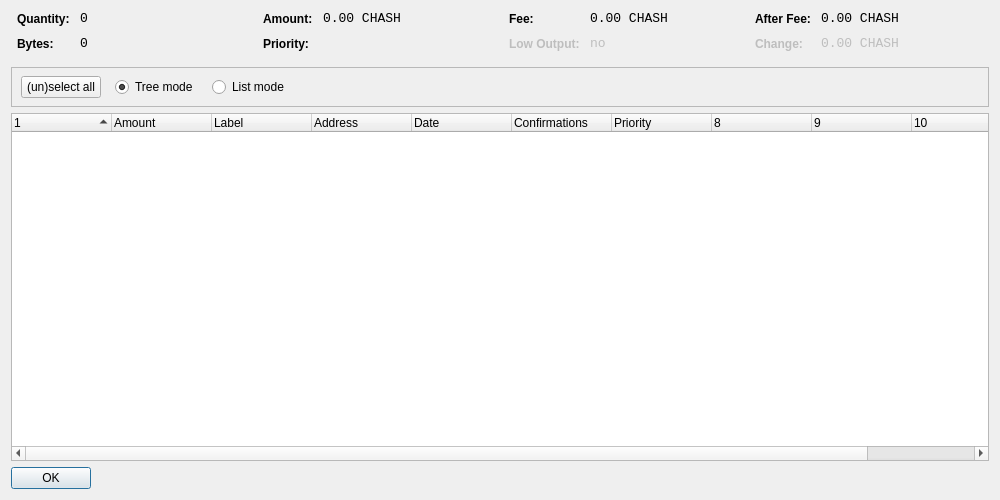
<?xml version="1.0" encoding="UTF-8"?>
<ui version="4.0">
 <class>CoinControlDialog</class>
 <widget class="QDialog" name="CoinControlDialog">
  <property name="geometry">
   <rect>
    <x>0</x>
    <y>0</y>
    <width>1000</width>
    <height>500</height>
   </rect>
  </property>
  <property name="windowTitle">
   <string>Coin Control</string>
  </property>
  <layout class="QVBoxLayout" name="verticalLayout">
   <item>
    <layout class="QHBoxLayout" name="horizontalLayoutTop" stretch="0,0,0,0">
     <property name="topMargin">
      <number>0</number>
     </property>
     <property name="bottomMargin">
      <number>10</number>
     </property>
     <item>
      <layout class="QFormLayout" name="formLayoutCoinControl1">
       <property name="horizontalSpacing">
        <number>10</number>
       </property>
       <property name="verticalSpacing">
        <number>10</number>
       </property>
       <property name="leftMargin">
        <number>6</number>
       </property>
       <property name="rightMargin">
        <number>6</number>
       </property>
       <item row="0" column="0">
        <widget class="QLabel" name="labelCoinControlQuantityText">
         <property name="styleSheet">
          <string notr="true">font-weight:bold;</string>
         </property>
         <property name="text">
          <string>Quantity:</string>
         </property>
        </widget>
       </item>
       <item row="0" column="1">
        <widget class="QLabel" name="labelCoinControlQuantity">
         <property name="font">
          <font>
           <family>Monospace</family>
           <pointsize>10</pointsize>
          </font>
         </property>
         <property name="cursor">
          <cursorShape>IBeamCursor</cursorShape>
         </property>
         <property name="contextMenuPolicy">
          <enum>Qt::ActionsContextMenu</enum>
         </property>
         <property name="text">
          <string notr="true">0</string>
         </property>
         <property name="textInteractionFlags">
          <set>Qt::LinksAccessibleByMouse|Qt::TextSelectableByKeyboard|Qt::TextSelectableByMouse</set>
         </property>
        </widget>
       </item>
       <item row="1" column="0">
        <widget class="QLabel" name="labelCoinControlBytesText">
         <property name="styleSheet">
          <string notr="true">font-weight:bold;</string>
         </property>
         <property name="text">
          <string>Bytes:</string>
         </property>
        </widget>
       </item>
       <item row="1" column="1">
        <widget class="QLabel" name="labelCoinControlBytes">
         <property name="font">
          <font>
           <family>Monospace</family>
           <pointsize>10</pointsize>
          </font>
         </property>
         <property name="cursor">
          <cursorShape>IBeamCursor</cursorShape>
         </property>
         <property name="contextMenuPolicy">
          <enum>Qt::ActionsContextMenu</enum>
         </property>
         <property name="text">
          <string notr="true">0</string>
         </property>
         <property name="textInteractionFlags">
          <set>Qt::LinksAccessibleByMouse|Qt::TextSelectableByKeyboard|Qt::TextSelectableByMouse</set>
         </property>
        </widget>
       </item>
      </layout>
     </item>
     <item>
      <layout class="QFormLayout" name="formLayoutCoinControl2">
       <property name="horizontalSpacing">
        <number>10</number>
       </property>
       <property name="verticalSpacing">
        <number>10</number>
       </property>
       <property name="leftMargin">
        <number>6</number>
       </property>
       <property name="rightMargin">
        <number>6</number>
       </property>
       <item row="0" column="0">
        <widget class="QLabel" name="labelCoinControlAmountText">
         <property name="styleSheet">
          <string notr="true">font-weight:bold;</string>
         </property>
         <property name="text">
          <string>Amount:</string>
         </property>
        </widget>
       </item>
       <item row="0" column="1">
        <widget class="QLabel" name="labelCoinControlAmount">
         <property name="font">
          <font>
           <family>Monospace</family>
           <pointsize>10</pointsize>
          </font>
         </property>
         <property name="cursor">
          <cursorShape>IBeamCursor</cursorShape>
         </property>
         <property name="contextMenuPolicy">
          <enum>Qt::ActionsContextMenu</enum>
         </property>
         <property name="text">
          <string notr="true">0.00 CHASH</string>
         </property>
         <property name="textInteractionFlags">
          <set>Qt::LinksAccessibleByMouse|Qt::TextSelectableByKeyboard|Qt::TextSelectableByMouse</set>
         </property>
        </widget>
       </item>
       <item row="1" column="0">
        <widget class="QLabel" name="labelCoinControlPriorityText">
         <property name="styleSheet">
          <string notr="true">font-weight:bold;</string>
         </property>
         <property name="text">
          <string>Priority:</string>
         </property>
        </widget>
       </item>
       <item row="1" column="1">
        <widget class="QLabel" name="labelCoinControlPriority">
         <property name="font">
          <font>
           <family>Monospace</family>
           <pointsize>10</pointsize>
          </font>
         </property>
         <property name="cursor">
          <cursorShape>IBeamCursor</cursorShape>
         </property>
         <property name="contextMenuPolicy">
          <enum>Qt::ActionsContextMenu</enum>
         </property>
         <property name="text">
          <string/>
         </property>
         <property name="textInteractionFlags">
          <set>Qt::LinksAccessibleByMouse|Qt::TextSelectableByKeyboard|Qt::TextSelectableByMouse</set>
         </property>
        </widget>
       </item>
      </layout>
     </item>
     <item>
      <layout class="QFormLayout" name="formLayoutCoinControl3">
       <property name="horizontalSpacing">
        <number>10</number>
       </property>
       <property name="verticalSpacing">
        <number>10</number>
       </property>
       <property name="leftMargin">
        <number>6</number>
       </property>
       <property name="rightMargin">
        <number>6</number>
       </property>
       <item row="0" column="0">
        <widget class="QLabel" name="labelCoinControlFeeText">
         <property name="styleSheet">
          <string notr="true">font-weight:bold;</string>
         </property>
         <property name="text">
          <string>Fee:</string>
         </property>
        </widget>
       </item>
       <item row="0" column="1">
        <widget class="QLabel" name="labelCoinControlFee">
         <property name="font">
          <font>
           <family>Monospace</family>
           <pointsize>10</pointsize>
          </font>
         </property>
         <property name="cursor">
          <cursorShape>IBeamCursor</cursorShape>
         </property>
         <property name="contextMenuPolicy">
          <enum>Qt::ActionsContextMenu</enum>
         </property>
         <property name="text">
          <string notr="true">0.00 CHASH</string>
         </property>
         <property name="textInteractionFlags">
          <set>Qt::LinksAccessibleByMouse|Qt::TextSelectableByKeyboard|Qt::TextSelectableByMouse</set>
         </property>
        </widget>
       </item>
       <item row="1" column="0">
        <widget class="QLabel" name="labelCoinControlLowOutputText">
         <property name="enabled">
          <bool>false</bool>
         </property>
         <property name="styleSheet">
          <string notr="true">font-weight:bold;</string>
         </property>
         <property name="text">
          <string>Low Output:</string>
         </property>
        </widget>
       </item>
       <item row="1" column="1">
        <widget class="QLabel" name="labelCoinControlLowOutput">
         <property name="enabled">
          <bool>false</bool>
         </property>
         <property name="font">
          <font>
           <family>Monospace</family>
           <pointsize>10</pointsize>
          </font>
         </property>
         <property name="cursor">
          <cursorShape>IBeamCursor</cursorShape>
         </property>
         <property name="contextMenuPolicy">
          <enum>Qt::ActionsContextMenu</enum>
         </property>
         <property name="text">
          <string notr="true">no</string>
         </property>
         <property name="textInteractionFlags">
          <set>Qt::LinksAccessibleByMouse|Qt::TextSelectableByKeyboard|Qt::TextSelectableByMouse</set>
         </property>
        </widget>
       </item>
      </layout>
     </item>
     <item>
      <layout class="QFormLayout" name="formLayoutCoinControl4">
       <property name="horizontalSpacing">
        <number>10</number>
       </property>
       <property name="verticalSpacing">
        <number>10</number>
       </property>
       <property name="leftMargin">
        <number>6</number>
       </property>
       <property name="rightMargin">
        <number>6</number>
       </property>
       <item row="0" column="0">
        <widget class="QLabel" name="labelCoinControlAfterFeeText">
         <property name="styleSheet">
          <string notr="true">font-weight:bold;</string>
         </property>
         <property name="text">
          <string>After Fee:</string>
         </property>
        </widget>
       </item>
       <item row="0" column="1">
        <widget class="QLabel" name="labelCoinControlAfterFee">
         <property name="font">
          <font>
           <family>Monospace</family>
           <pointsize>10</pointsize>
          </font>
         </property>
         <property name="cursor">
          <cursorShape>IBeamCursor</cursorShape>
         </property>
         <property name="contextMenuPolicy">
          <enum>Qt::ActionsContextMenu</enum>
         </property>
         <property name="text">
          <string notr="true">0.00 CHASH</string>
         </property>
         <property name="textInteractionFlags">
          <set>Qt::LinksAccessibleByMouse|Qt::TextSelectableByKeyboard|Qt::TextSelectableByMouse</set>
         </property>
        </widget>
       </item>
       <item row="1" column="0">
        <widget class="QLabel" name="labelCoinControlChangeText">
         <property name="enabled">
          <bool>false</bool>
         </property>
         <property name="styleSheet">
          <string notr="true">font-weight:bold;</string>
         </property>
         <property name="text">
          <string>Change:</string>
         </property>
        </widget>
       </item>
       <item row="1" column="1">
        <widget class="QLabel" name="labelCoinControlChange">
         <property name="enabled">
          <bool>false</bool>
         </property>
         <property name="font">
          <font>
           <family>Monospace</family>
           <pointsize>10</pointsize>
          </font>
         </property>
         <property name="cursor">
          <cursorShape>IBeamCursor</cursorShape>
         </property>
         <property name="contextMenuPolicy">
          <enum>Qt::ActionsContextMenu</enum>
         </property>
         <property name="text">
          <string notr="true">0.00 CHASH</string>
         </property>
         <property name="textInteractionFlags">
          <set>Qt::LinksAccessibleByMouse|Qt::TextSelectableByKeyboard|Qt::TextSelectableByMouse</set>
         </property>
        </widget>
       </item>
      </layout>
     </item>
    </layout>
   </item>
   <item>
    <widget class="QFrame" name="frame">
     <property name="minimumSize">
      <size>
       <width>0</width>
       <height>40</height>
      </size>
     </property>
     <property name="frameShape">
      <enum>QFrame::StyledPanel</enum>
     </property>
     <property name="frameShadow">
      <enum>QFrame::Sunken</enum>
     </property>
     <widget class="QWidget" name="horizontalLayoutWidget">
      <property name="geometry">
       <rect>
        <x>10</x>
        <y>0</y>
        <width>781</width>
        <height>41</height>
       </rect>
      </property>
      <layout class="QHBoxLayout" name="horizontalLayoutPanel" stretch="0,0,0,0,0">
       <property name="spacing">
        <number>14</number>
       </property>
       <item>
        <widget class="QPushButton" name="pushButtonSelectAll">
         <property name="sizePolicy">
          <sizepolicy hsizetype="Maximum" vsizetype="Fixed">
           <horstretch>0</horstretch>
           <verstretch>0</verstretch>
          </sizepolicy>
         </property>
         <property name="text">
          <string>(un)select all</string>
         </property>
        </widget>
       </item>
       <item>
        <widget class="QRadioButton" name="radioTreeMode">
         <property name="sizePolicy">
          <sizepolicy hsizetype="Maximum" vsizetype="Fixed">
           <horstretch>0</horstretch>
           <verstretch>0</verstretch>
          </sizepolicy>
         </property>
         <property name="text">
          <string>Tree mode</string>
         </property>
         <property name="checked">
          <bool>true</bool>
         </property>
        </widget>
       </item>
       <item>
        <widget class="QRadioButton" name="radioListMode">
         <property name="sizePolicy">
          <sizepolicy hsizetype="Maximum" vsizetype="Fixed">
           <horstretch>0</horstretch>
           <verstretch>0</verstretch>
          </sizepolicy>
         </property>
         <property name="text">
          <string>List mode</string>
         </property>
        </widget>
       </item>
       <item>
        <spacer name="horizontalSpacer">
         <property name="orientation">
          <enum>Qt::Horizontal</enum>
         </property>
         <property name="sizeHint" stdset="0">
          <size>
           <width>40</width>
           <height>20</height>
          </size>
         </property>
        </spacer>
       </item>
      </layout>
     </widget>
    </widget>
   </item>
   <item>
    <widget class="CoinControlTreeWidget" name="treeWidget">
     <property name="contextMenuPolicy">
      <enum>Qt::CustomContextMenu</enum>
     </property>
     <property name="sortingEnabled">
      <bool>false</bool>
     </property>
     <property name="columnCount">
      <number>11</number>
     </property>
     <attribute name="headerShowSortIndicator" stdset="0">
      <bool>true</bool>
     </attribute>
     <attribute name="headerStretchLastSection">
      <bool>false</bool>
     </attribute>
     <column>
      <property name="text">
       <string/>
      </property>
     </column>
     <column>
      <property name="text">
       <string>Amount</string>
      </property>
     </column>
     <column>
      <property name="text">
       <string>Label</string>
      </property>
     </column>
     <column>
      <property name="text">
       <string>Address</string>
      </property>
     </column>
     <column>
      <property name="text">
       <string>Date</string>
      </property>
     </column>
     <column>
      <property name="text">
       <string>Confirmations</string>
      </property>
      <property name="toolTip">
       <string>Confirmed</string>
      </property>
     </column>
     <column>
      <property name="text">
       <string>Priority</string>
      </property>
     </column>
     <column>
      <property name="text">
       <string/>
      </property>
     </column>
     <column>
      <property name="text">
       <string/>
      </property>
     </column>
     <column>
      <property name="text">
       <string/>
      </property>
     </column>
     <column>
      <property name="text">
       <string/>
      </property>
     </column>
    </widget>
   </item>
   <item>
    <widget class="QDialogButtonBox" name="buttonBox">
     <property name="sizePolicy">
      <sizepolicy hsizetype="Maximum" vsizetype="Fixed">
       <horstretch>0</horstretch>
       <verstretch>0</verstretch>
      </sizepolicy>
     </property>
     <property name="orientation">
      <enum>Qt::Horizontal</enum>
     </property>
     <property name="standardButtons">
      <set>QDialogButtonBox::Ok</set>
     </property>
    </widget>
   </item>
  </layout>
 </widget>
 <customwidgets>
  <customwidget>
   <class>CoinControlTreeWidget</class>
   <extends>QTreeWidget</extends>
   <header>coincontroltreewidget.h</header>
  </customwidget>
 </customwidgets>
 <resources/>
 <connections/>
</ui>
